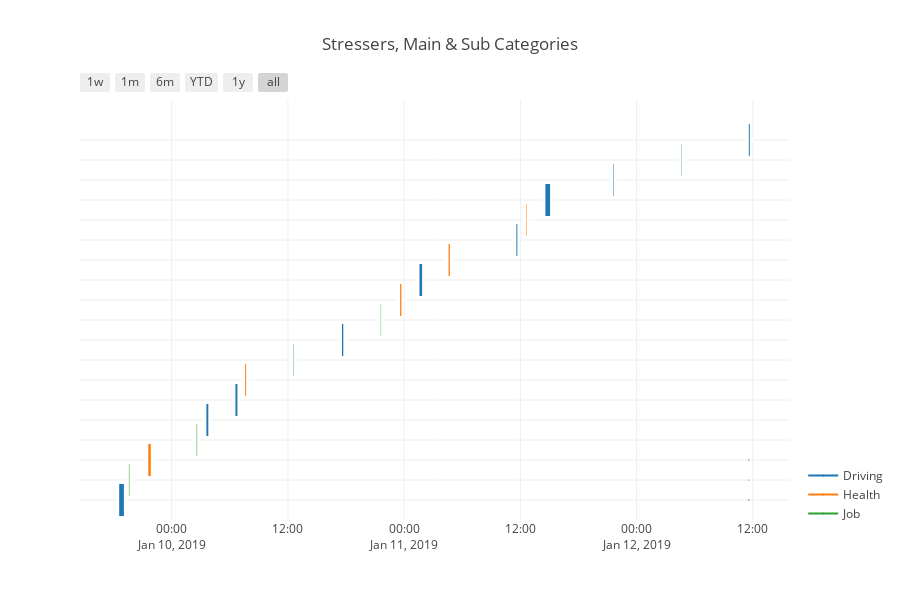

Source (notebook cell):
### Markdown cell above
### Gantt Chart
A Gantt chart is typically utilzed to show scheduling information, we utilize it to provide a temporal breakdown of events in different classes.  You will see the same major category labels as before; however, this chart shows the details of the stressors when you place the mouse cursor over the boxes.  This particular chart is interactive and zoomable.  Try it out by dragging a box around some of the data to zoom in and see the data in more detail.  To go back, click on the __home__ icon to reset the zoom to the original state.

### Code cell
stress_stream.plot_stress_gantt()

### Figure 1 — Plotly figure (JSON) as saved in the notebook; plotly's stock layout.template omitted (floating-point values rounded to 4 significant figures)
{"data": [{"marker": {"color": "white"}, "name": "", "type": "scatter", "uid": "6b0e474a-6c23-4271-b42a-7afd28e2f023", "x": ["2019-01-09 18:34:59", "2019-01-09 19:03:59"], "y": [0, 0]}, {"marker": {"color": "white"}, "name": "", "type": "scatter", "uid": "11132941-f716-4694-b62a-679a6089b8cc", "x": ["2019-01-09 19:34:59", "2019-01-09 19:37:59"], "y": [1, 1]}, {"marker": {"color": "white"}, "name": "", "type": "scatter", "uid": "ed01ce24-dbb4-42da-9e5b-83cc68a613bc", "x": ["2019-01-09 21:34:59", "2019-01-09 21:50:59"], "y": [2, 2]}, {"marker": {"color": "white"}, "name": "", "type": "scatter", "uid": "cd758b14-8668-4aa8-8f84-4f4612a05f7f", "x": ["2019-01-10 02:34:59", "2019-01-10 02:37:59"], "y": [3, 3]}, {"marker": {"color": "white"}, "name": "", "type": "scatter", "uid": "316215bb-c2a6-4c6e-af0d-e16dcb0ff888", "x": ["2019-01-10 03:34:59", "2019-01-10 03:46:59"], "y": [4, 4]}, {"marker": {"color": "white"}, "name": "", "type": "scatter", "uid": "ce1d6058-286e-4dba-aa65-84d62f930ddb", "x": ["2019-01-10 06:34:59", "2019-01-10 06:46:59"], "y": [5, 5]}, {"marker": {"color": "white"}, "name": "", "type": "scatter", "uid": "65dca385-7270-4e99-8a47-ecdcabf6dc44", "x": ["2019-01-10 07:34:59", "2019-01-10 07:40:59"], "y": [6, 6]}, {"marker": {"color": "white"}, "name": "", "type": "scatter", "uid": "d6d118b9-9519-4c2e-adcc-740d3ec3c5ff", "x": ["2019-01-10 12:34:59", "2019-01-10 12:36:59"], "y": [7, 7]}, {"marker": {"color": "white"}, "name": "", "type": "scatter", "uid": "e7caa833-44a7-458f-94ee-7cee19c3453d", "x": ["2019-01-10 17:34:59", "2019-01-10 17:42:59"], "y": [8, 8]}, {"marker": {"color": "white"}, "name": "", "type": "scatter", "uid": "bac9542f-a0b5-4ff2-b624-4e031c0adf1e", "x": ["2019-01-10 21:34:59", "2019-01-10 21:36:59"], "y": [9, 9]}, {"marker": {"color": "white"}, "name": "", "type": "scatter", "uid": "1094d3a6-6c9c-4556-a928-bbc8479d2936", "x": ["2019-01-10 23:34:59", "2019-01-10 23:42:59"], "y": [10, 10]}, {"marker": {"color": "white"}, "name": "", "type": "scatter", "uid": "4a1a1307-9415-4208-abbf-c2c01c1e1b0b", "x": ["2019-01-11 01:34:59", "2019-01-11 01:50:59"], "y": [11, 11]}, {"marker": {"color": "white"}, "name": "", "type": "scatter", "uid": "5686ae7c-0846-43a8-b1ad-130b2a24c142", "x": ["2019-01-11 04:34:59", "2019-01-11 04:42:59"], "y": [12, 12]}, {"marker": {"color": "white"}, "name": "", "type": "scatter", "uid": "26acb631-ee3d-42fa-85c1-ee9637e87c32", "x": ["2019-01-11 11:34:59", "2019-01-11 11:40:59"], "y": [13, 13]}, {"marker": {"color": "white"}, "name": "", "type": "scatter", "uid": "71d6d988-ff3c-4ea8-bd2b-ea584d24829b", "x": ["2019-01-11 12:34:59", "2019-01-11 12:37:59"], "y": [14, 14]}, {"marker": {"color": "white"}, "name": "", "type": "scatter", "uid": "9969ce64-6d1a-4989-9f0a-46881c10e922", "x": ["2019-01-11 14:34:59", "2019-01-11 15:03:59"], "y": [15, 15]}, {"marker": {"color": "white"}, "name": "", "type": "scatter", "uid": "2a1925f9-fec2-4274-bf95-692da6ceb500", "x": ["2019-01-11 21:34:59", "2019-01-11 21:37:59"], "y": [16, 16]}, {"marker": {"color": "white"}, "name": "", "type": "scatter", "uid": "fa003d78-8aa9-4e19-bbd6-fa97c981f9d4", "x": ["2019-01-12 04:34:59", "2019-01-12 04:36:59"], "y": [17, 17]}, {"marker": {"color": "white"}, "name": "", "type": "scatter", "uid": "6c1255f6-1bd2-4e2e-9f1a-5e75cc012d86", "x": ["2019-01-12 11:34:59", "2019-01-12 11:40:59"], "y": [18, 18]}, {"hoverinfo": "none", "marker": {"color": "rgb(31, 119, 180)", "size": 1}, "name": "Driving", "showlegend": true, "type": "scatter", "uid": "fd8a9616-baa5-47a7-b31c-581182b1d243", "x": ["2019-01-12 11:34:59", "2019-01-12 11:34:59"], "y": [0, 0]}, {"hoverinfo": "none", "marker": {"color": "rgb(255, 127, 14)", "size": 1}, "name": "Health", "showlegend": true, "type": "scatter", "uid": "9eaf1a59-59d1-4d55-822e-67232c6f3f6b", "x": ["2019-01-12 11:34:59", "2019-01-12 11:34:59"], "y": [1, 1]}, {"hoverinfo": "none", "marker": {"color": "rgb(44, 160, 44)", "size": 1}, "name": "Job", "showlegend": true, "type": "scatter", "uid": "b48feb19-1965-40aa-ba8b-57fd843449eb", "x": ["2019-01-12 11:34:59", "2019-01-12 11:34:59"], "y": [2, 2]}], "layout": {"height": 600, "hovermode": "closest", "shapes": [{"fillcolor": "rgb(31, 119, 180)", "line": {"width": 0}, "opacity": 1, "type": "rect", "x0": "2019-01-09 18:34:59", "x1": "2019-01-09 19:03:59", "xref": "x", "y0": -0.8, "y1": 0.8, "yref": "y"}, {"fillcolor": "rgb(44, 160, 44)", "line": {"width": 0}, "opacity": 1, "type": "rect", "x0": "2019-01-09 19:34:59", "x1": "2019-01-09 19:37:59", "xref": "x", "y0": 0.2, "y1": 1.8, "yref": "y"}, {"fillcolor": "rgb(255, 127, 14)", "line": {"width": 0}, "opacity": 1, "type": "rect", "x0": "2019-01-09 21:34:59", "x1": "2019-01-09 21:50:59", "xref": "x", "y0": 1.2, "y1": 2.8, "yref": "y"}, {"fillcolor": "rgb(44, 160, 44)", "line": {"width": 0}, "opacity": 1, "type": "rect", "x0": "2019-01-10 02:34:59", "x1": "2019-01-10 02:37:59", "xref": "x", "y0": 2.2, "y1": 3.8, "yref": "y"}, {"fillcolor": "rgb(31, 119, 180)", "line": {"width": 0}, "opacity": 1, "type": "rect", "x0": "2019-01-10 03:34:59", "x1": "2019-01-10 03:46:59", "xref": "x", "y0": 3.2, "y1": 4.8, "yref": "y"}, {"fillcolor": "rgb(31, 119, 180)", "line": {"width": 0}, "opacity": 1, "type": "rect", "x0": "2019-01-10 06:34:59", "x1": "2019-01-10 06:46:59", "xref": "x", "y0": 4.2, "y1": 5.8, "yref": "y"}, {"fillcolor": "rgb(255, 127, 14)", "line": {"width": 0}, "opacity": 1, "type": "rect", "x0": "2019-01-10 07:34:59", "x1": "2019-01-10 07:40:59", "xref": "x", "y0": 5.2, "y1": 6.8, "yref": "y"}, {"fillcolor": "rgb(31, 119, 180)", "line": {"width": 0}, "opacity": 1, "type": "rect", "x0": "2019-01-10 12:34:59", "x1": "2019-01-10 12:36:59", "xref": "x", "y0": 6.2, "y1": 7.8, "yref": "y"}, {"fillcolor": "rgb(31, 119, 180)", "line": {"width": 0}, "opacity": 1, "type": "rect", "x0": "2019-01-10 17:34:59", "x1": "2019-01-10 17:42:59", "xref": "x", "y0": 7.2, "y1": 8.8, "yref": "y"}, {"fillcolor": "rgb(44, 160, 44)", "line": {"width": 0}, "opacity": 1, "type": "rect", "x0": "2019-01-10 21:34:59", "x1": "2019-01-10 21:36:59", "xref": "x", "y0": 8.2, "y1": 9.8, "yref": "y"}, {"fillcolor": "rgb(255, 127, 14)", "line": {"width": 0}, "opacity": 1, "type": "rect", "x0": "2019-01-10 23:34:59", "x1": "2019-01-10 23:42:59", "xref": "x", "y0": 9.2, "y1": 10.8, "yref": "y"}, {"fillcolor": "rgb(31, 119, 180)", "line": {"width": 0}, "opacity": 1, "type": "rect", "x0": "2019-01-11 01:34:59", "x1": "2019-01-11 01:50:59", "xref": "x", "y0": 10.2, "y1": 11.8, "yref": "y"}, {"fillcolor": "rgb(255, 127, 14)", "line": {"width": 0}, "opacity": 1, "type": "rect", "x0": "2019-01-11 04:34:59", "x1": "2019-01-11 04:42:59", "xref": "x", "y0": 11.2, "y1": 12.8, "yref": "y"}, {"fillcolor": "rgb(31, 119, 180)", "line": {"width": 0}, "opacity": 1, "type": "rect", "x0": "2019-01-11 11:34:59", "x1": "2019-01-11 11:40:59", "xref": "x", "y0": 12.2, "y1": 13.8, "yref": "y"}, {"fillcolor": "rgb(255, 127, 14)", "line": {"width": 0}, "opacity": 1, "type": "rect", "x0": "2019-01-11 12:34:59", "x1": "2019-01-11 12:37:59", "xref": "x", "y0": 13.2, "y1": 14.8, "yref": "y"}, {"fillcolor": "rgb(31, 119, 180)", "line": {"width": 0}, "opacity": 1, "type": "rect", "x0": "2019-01-11 14:34:59", "x1": "2019-01-11 15:03:59", "xref": "x", "y0": 14.2, "y1": 15.8, "yref": "y"}, {"fillcolor": "rgb(31, 119, 180)", "line": {"width": 0}, "opacity": 1, "type": "rect", "x0": "2019-01-11 21:34:59", "x1": "2019-01-11 21:37:59", "xref": "x", "y0": 15.2, "y1": 16.8, "yref": "y"}, {"fillcolor": "rgb(31, 119, 180)", "line": {"width": 0}, "opacity": 1, "type": "rect", "x0": "2019-01-12 04:34:59", "x1": "2019-01-12 04:36:59", "xref": "x", "y0": 16.2, "y1": 17.8, "yref": "y"}, {"fillcolor": "rgb(31, 119, 180)", "line": {"width": 0}, "opacity": 1, "type": "rect", "x0": "2019-01-12 11:34:59", "x1": "2019-01-12 11:40:59", "xref": "x", "y0": 17.2, "y1": 18.8, "yref": "y"}], "showlegend": true, "title": {"text": "Stressers, Main & Sub Categories"}, "width": 900, "xaxis": {"rangeselector": {"buttons": [{"count": 7, "label": "1w", "step": "day", "stepmode": "backward"}, {"count": 1, "label": "1m", "step": "month", "stepmode": "backward"}, {"count": 6, "label": "6m", "step": "month", "stepmode": "backward"}, {"count": 1, "label": "YTD", "step": "year", "stepmode": "todate"}, {"count": 1, "label": "1y", "step": "year", "stepmode": "backward"}, {"step": "all"}]}, "showgrid": true, "type": "date", "zeroline": false}, "yaxis": {"autorange": false, "range": [-1, 20], "showgrid": true, "showticklabels": false, "ticktext": ["Was Tailgated", "Late arrival", "Physical inability", "Unpleasant conversation", "Difficulty in navigating", "Indecision at a traffic intersection", "Physical inability", "Saw a police car", "Saw a police car", "Unpleasant conversation", "My eating habits", "Indecision at a traffic intersection", "My eating habits", "Was Tailgated", "Physical inability", "Was Tailgated", "Indecision at a traffic intersection", "Was Tailgated", "Indecision at a traffic intersection"], "tickvals": [0, 1, 2, 3, 4, 5, 6, 7, 8, 9, 10, 11, 12, 13, 14, 15, 16, 17, 18], "zeroline": false}}}
